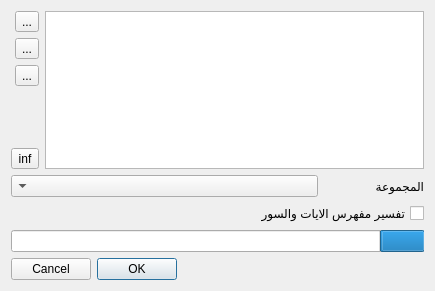
<?xml version="1.0" encoding="UTF-8"?>
<ui version="4.0">
 <class>Dialog</class>
 <widget class="QDialog" name="Dialog">
  <property name="windowModality">
   <enum>Qt::WindowModal</enum>
  </property>
  <property name="geometry">
   <rect>
    <x>0</x>
    <y>0</y>
    <width>435</width>
    <height>291</height>
   </rect>
  </property>
  <property name="windowTitle">
   <string>إظافة كتب</string>
  </property>
  <property name="windowIcon">
   <iconset resource="images.qrc">
    <normaloff>:/images/image/address-book-new.png</normaloff>:/images/image/address-book-new.png</iconset>
  </property>
  <property name="layoutDirection">
   <enum>Qt::RightToLeft</enum>
  </property>
  <property name="locale">
   <locale language="Arabic" country="Algeria"/>
  </property>
  <property name="modal">
   <bool>true</bool>
  </property>
  <layout class="QVBoxLayout" name="verticalLayout_2">
   <item>
    <layout class="QHBoxLayout" name="horizontalLayout">
     <item>
      <widget class="QListWidget" name="listWidget"/>
     </item>
     <item>
      <layout class="QVBoxLayout" name="verticalLayout">
       <item>
        <widget class="QToolButton" name="toolButton_fileNam">
         <property name="toolTip">
          <string>فتح مجلد كتاب</string>
         </property>
         <property name="whatsThis">
          <string>انقر ها لاضافة كتب غير مضغوطة</string>
         </property>
         <property name="text">
          <string>...</string>
         </property>
         <property name="iconSize">
          <size>
           <width>20</width>
           <height>20</height>
          </size>
         </property>
        </widget>
       </item>
       <item>
        <widget class="QToolButton" name="toolButton_zipFileNam">
         <property name="toolTip">
          <string>فتح ارشيف كتاب</string>
         </property>
         <property name="whatsThis">
          <string>اقر هنا لاضافة كتب مضغطة </string>
         </property>
         <property name="text">
          <string>...</string>
         </property>
         <property name="icon">
          <iconset resource="images.qrc">
           <normaloff>:/images/image/tar-gz.png</normaloff>:/images/image/tar-gz.png</iconset>
         </property>
         <property name="iconSize">
          <size>
           <width>20</width>
           <height>20</height>
          </size>
         </property>
        </widget>
       </item>
       <item>
        <widget class="QToolButton" name="toolButton_delete">
         <property name="toolTip">
          <string>فتح مجلد كتاب</string>
         </property>
         <property name="whatsThis">
          <string>حذف العنصر المحدد</string>
         </property>
         <property name="text">
          <string>...</string>
         </property>
         <property name="icon">
          <iconset resource="images.qrc">
           <normaloff>:/images/image/edit-delete.png</normaloff>:/images/image/edit-delete.png</iconset>
         </property>
         <property name="iconSize">
          <size>
           <width>20</width>
           <height>20</height>
          </size>
         </property>
        </widget>
       </item>
       <item>
        <spacer name="verticalSpacer">
         <property name="orientation">
          <enum>Qt::Vertical</enum>
         </property>
         <property name="sizeHint" stdset="0">
          <size>
           <width>20</width>
           <height>40</height>
          </size>
         </property>
        </spacer>
       </item>
       <item>
        <widget class="QToolButton" name="toolButtonInfo">
         <property name="toolTip">
          <string>فتح مجلد كتاب</string>
         </property>
         <property name="whatsThis">
          <string>معلومات عن العنصر المحدد</string>
         </property>
         <property name="text">
          <string>inf</string>
         </property>
         <property name="iconSize">
          <size>
           <width>20</width>
           <height>20</height>
          </size>
         </property>
        </widget>
       </item>
      </layout>
     </item>
    </layout>
   </item>
   <item>
    <layout class="QHBoxLayout" name="horizontalLayout_5">
     <item>
      <widget class="QLabel" name="label_4">
       <property name="maximumSize">
        <size>
         <width>100</width>
         <height>16777215</height>
        </size>
       </property>
       <property name="text">
        <string>المجموعة</string>
       </property>
      </widget>
     </item>
     <item>
      <widget class="QComboBox" name="comboBox_group">
       <property name="whatsThis">
        <string>&lt;!DOCTYPE HTML PUBLIC &quot;-//W3C//DTD HTML 4.0//EN&quot; &quot;http://www.w3.org/TR/REC-html40/strict.dtd&quot;&gt;
&lt;html&gt;&lt;head&gt;&lt;meta name=&quot;qrichtext&quot; content=&quot;1&quot; /&gt;&lt;style type=&quot;text/css&quot;&gt;
p, li { white-space: pre-wrap; }
&lt;/style&gt;&lt;/head&gt;&lt;body style=&quot; font-family:'Arial'; font-size:10pt; font-weight:400; font-style:normal;&quot;&gt;
&lt;p align=&quot;right&quot; style=&quot; margin-top:0px; margin-bottom:0px; margin-left:0px; margin-right:0px; -qt-block-indent:0; text-indent:0px;&quot;&gt;اختر المجموعة التي سيتم اضافة الكتاب اليها&lt;/p&gt;&lt;/body&gt;&lt;/html&gt;</string>
       </property>
      </widget>
     </item>
    </layout>
   </item>
   <item>
    <widget class="QCheckBox" name="checkBox_curan">
     <property name="whatsThis">
      <string>&lt;!DOCTYPE HTML PUBLIC &quot;-//W3C//DTD HTML 4.0//EN&quot; &quot;http://www.w3.org/TR/REC-html40/strict.dtd&quot;&gt;
&lt;html&gt;&lt;head&gt;&lt;meta name=&quot;qrichtext&quot; content=&quot;1&quot; /&gt;&lt;style type=&quot;text/css&quot;&gt;
p, li { white-space: pre-wrap; }
&lt;/style&gt;&lt;/head&gt;&lt;body style=&quot; font-family:'Arial'; font-size:10pt; font-weight:400; font-style:normal;&quot;&gt;
&lt;p align=&quot;right&quot; style=&quot; margin-top:0px; margin-bottom:0px; margin-left:0px; margin-right:0px; -qt-block-indent:0; text-indent:0px;&quot;&gt;علم هذا الخيار اذا كان كتاب التفسير يحتوي على حقول الايات والسور&lt;/p&gt;
&lt;p align=&quot;right&quot; style=&quot; margin-top:0px; margin-bottom:0px; margin-left:0px; margin-right:0px; -qt-block-indent:0; text-indent:0px;&quot;&gt;   &quot;Aya&quot; وحقل &quot;Sora&quot;&lt;/p&gt;
&lt;p align=&quot;right&quot; style=&quot;-qt-paragraph-type:empty; margin-top:0px; margin-bottom:0px; margin-left:0px; margin-right:0px; -qt-block-indent:0; text-indent:0px;&quot;&gt;&lt;/p&gt;&lt;/body&gt;&lt;/html&gt;</string>
     </property>
     <property name="text">
      <string>تفسير مفهرس الايات والسور</string>
     </property>
    </widget>
   </item>
   <item>
    <widget class="QProgressBar" name="progressBar">
     <property name="value">
      <number>10</number>
     </property>
    </widget>
   </item>
   <item>
    <layout class="QHBoxLayout" name="horizontalLayout_2">
     <item>
      <spacer name="horizontalSpacer">
       <property name="orientation">
        <enum>Qt::Horizontal</enum>
       </property>
       <property name="sizeHint" stdset="0">
        <size>
         <width>238</width>
         <height>20</height>
        </size>
       </property>
      </spacer>
     </item>
     <item>
      <widget class="QDialogButtonBox" name="buttonBox">
       <property name="sizePolicy">
        <sizepolicy hsizetype="Fixed" vsizetype="Fixed">
         <horstretch>0</horstretch>
         <verstretch>0</verstretch>
        </sizepolicy>
       </property>
       <property name="layoutDirection">
        <enum>Qt::RightToLeft</enum>
       </property>
       <property name="orientation">
        <enum>Qt::Horizontal</enum>
       </property>
       <property name="standardButtons">
        <set>QDialogButtonBox::Cancel|QDialogButtonBox::Ok</set>
       </property>
       <property name="centerButtons">
        <bool>true</bool>
       </property>
      </widget>
     </item>
    </layout>
   </item>
  </layout>
 </widget>
 <resources>
  <include location="images.qrc"/>
 </resources>
 <connections>
  <connection>
   <sender>buttonBox</sender>
   <signal>rejected()</signal>
   <receiver>Dialog</receiver>
   <slot>reject()</slot>
   <hints>
    <hint type="sourcelabel">
     <x>175</x>
     <y>471</y>
    </hint>
    <hint type="destinationlabel">
     <x>286</x>
     <y>150</y>
    </hint>
   </hints>
  </connection>
 </connections>
</ui>
